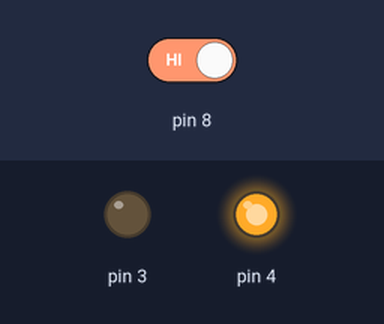
A sketch run on a simulated Arduino Uno, built with avr-gcc and run on an emulated ATmega328P. Parts: output pins drawn as LEDs (lit = HIGH). The test bench sets the inputs (shaded band); at power-on: pin 8 HIGH.

Above: at 1.2 s.
1.3 s: pin 8 driven LOW
At 2.5 s:
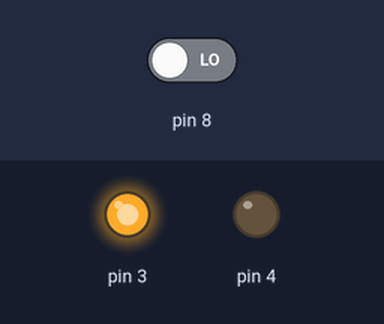
2.8 s: pin 8 driven HIGH
At 3.6 s:
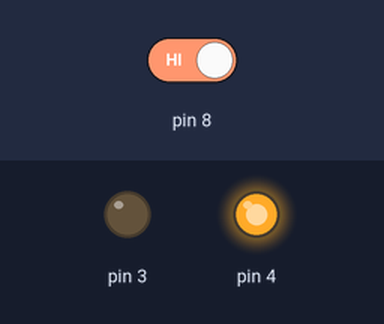
Timing chart, 0 to 5.8 s (numbered marks = the images above; inputs shaded):
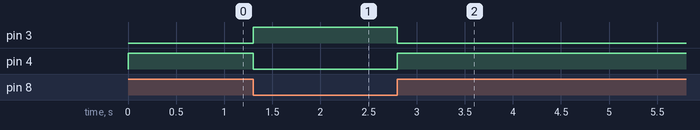

Measured:
- after the input at 1.3 s, pin 3: LOW → HIGH at once; pin 4: HIGH → LOW at once
- after the input at 2.8 s, pin 3: HIGH → LOW at once; pin 4: LOW → HIGH at once

The sketch:

project_code_street_light__2_.ino
```cpp
void setup() {

  // put your setup code here, to run once:
pinMode(8,INPUT);
pinMode(3,OUTPUT);
pinMode(4,OUTPUT);
}


void loop() {

// put your main code here, to run repeatedly:

if(digitalRead(8)==0)

{
  digitalWrite(3,HIGH);
  digitalWrite(4,LOW);

  while(digitalRead(8)==0);
}

else if(digitalRead(8)==1)

{
  digitalWrite(3,LOW);
  digitalWrite(4,HIGH);

 while(digitalRead(8)==1);
}

}
```
